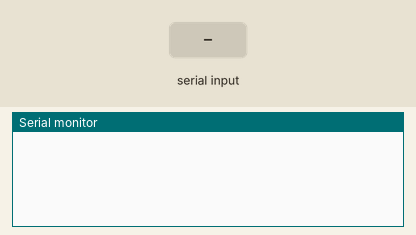
Recording of a sketch running on a simulated Arduino Uno, built with avr-gcc and run on an emulated ATmega328P. On the bench: the last lines printed to the serial monitor. Inputs (shaded band) come from the test bench.

Above: at 1.2 s.
1.3 s: "R\n" received over Serial
At 2.0 s:
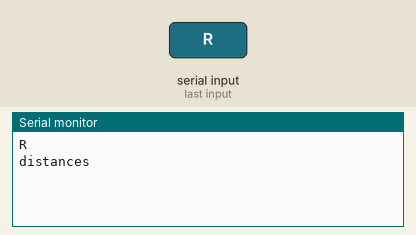
2.8 s: "1\n" received over Serial
At 4.2 s:
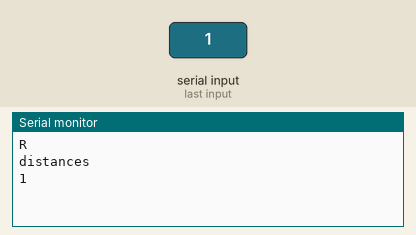

The sketch:

espWithUno.ino
```cpp
// // // #include <Keypad.h>
// // // #include <Stepper.h>
// // // #include <Wire.h>
// // // #include <RTClib.h>
// // // #include <string.h>
// // // #include <SoftwareSerial.h>

// // // #define TRIG_PIN 9
// // // #define ECHO_PIN 10

// // // RTC_DS3231 rtc;


// // // long measureDistance(int trigPin, int echoPin) {
// // //   digitalWrite(trigPin, LOW);
// // //   delayMicroseconds(2);
// // //   digitalWrite(trigPin, HIGH);
// // //   delayMicroseconds(10);
// // //   digitalWrite(trigPin, LOW);
// // //   long duration = pulseIn(echoPin, HIGH);
// // //   long distance = duration * 0.034 / 2;
// // //   return distance;
// // // }

// // // String measureAllDistances() {
// // //   int trigPins[] = {TRIG_PIN, TRIG_PIN, TRIG_PIN};
// // //   int echoPins[] = {ECHO_PIN, ECHO_PIN, ECHO_PIN};
// // //   String result = "";
// // //   for (int i = 0; i < 3; i++) {
// // //     pinMode(trigPins[i], OUTPUT);
// // //     pinMode(echoPins[i], INPUT);
// // //     long distance = measureDistance(trigPins[i], echoPins[i]);
// // //     result += String(distance);
// // //     if (i < 2) {
// // //       result += ","; // Add a comma as a delimiter
// // //     }
// // //   }
// // //   return result;
// // // }

// // // void setup() {
// // //   pinMode(TRIG_PIN, OUTPUT);
// // //   pinMode(ECHO_PIN, INPUT);
// // //   Serial.begin(9600);
// // // }

// // // void loop() {
// // //   if (Serial.available() > 0) {
// // //     String input = Serial.readStringUntil('\n');
// // //     input.trim();
// // //     if (input == "R") {
// // //       String distances = measureAllDistances();
// // //       Serial.println(distances); // Send distances as a single string
// // //     }
// // //   }
// // // }


// Define pins for the ultrasonic sensor

void setup() {
  // Initialize serial communication
  Serial.begin(9600);
}

void loop() {
  // Measure the distance
  if (Serial.available() > 0) {
    String input = Serial.readStringUntil('\n');
    input.trim();
    Serial.println(input);
    if (input == "R") {

      Serial.println("distances");
    }
 }
}
```

Measured:
- after the input at 1.3 s, the serial monitor: prints a new line at once (image 1)
- after the input at 2.8 s, the serial monitor: prints a new line at once (image 2)
